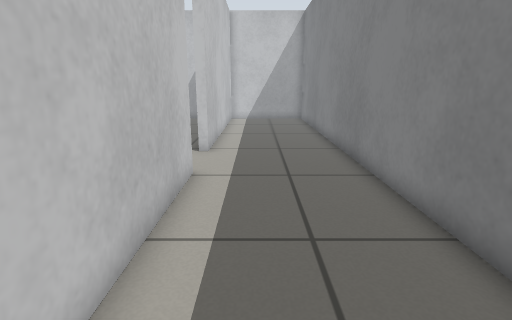
View 1 (above)

12 first-person views from a walk through a world built for the Gazebo simulator. The camera is 0.68 m above the floor, tilts 14° down and sees 80° across. The floor is counted in squares, 0.25 m on a side. Each view is taken from the middle of a square. On the plan, view 1 faces up. The plan holds only what a view shows up to about 20 squares ahead; the rest is blank. The place goes on beyond the plan.

View 2
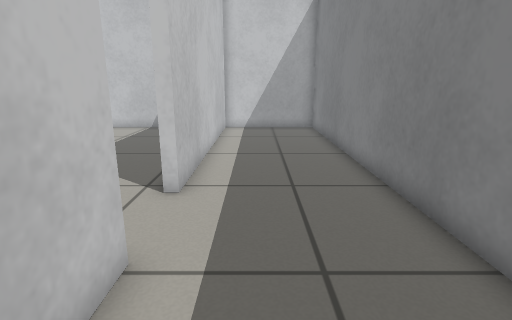

View 3
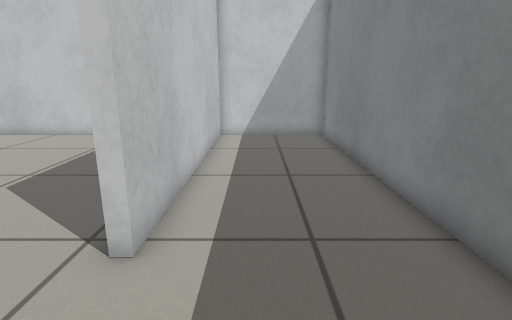

View 4
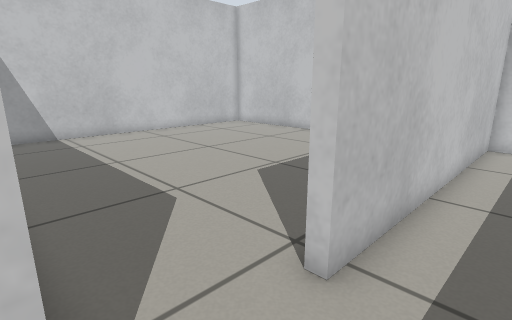

View 5
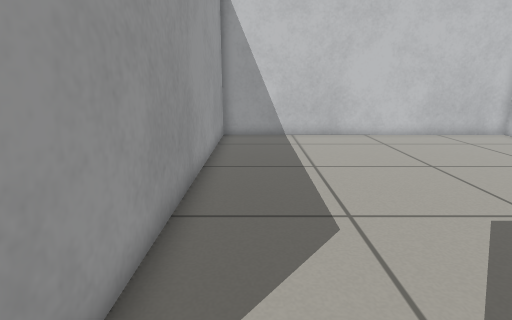

View 6
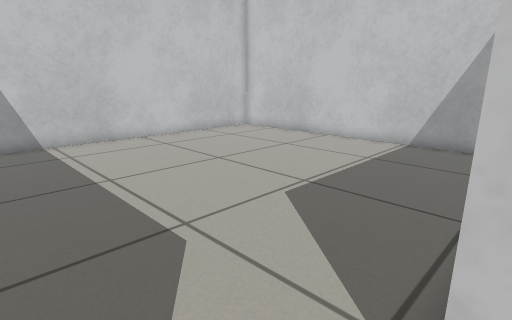

View 7
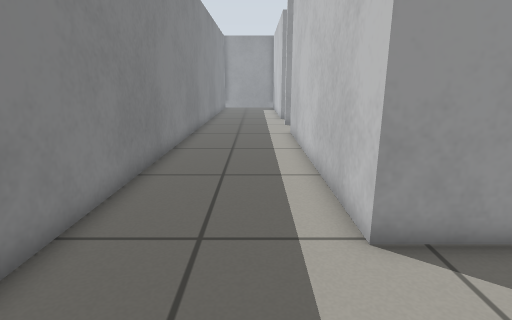

View 8
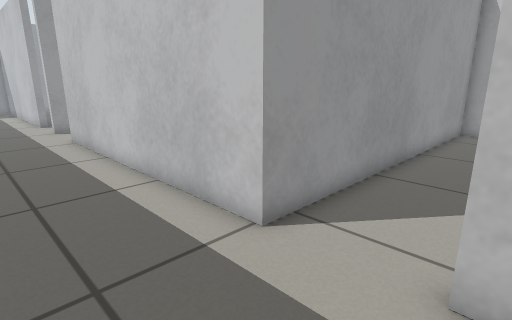

View 9
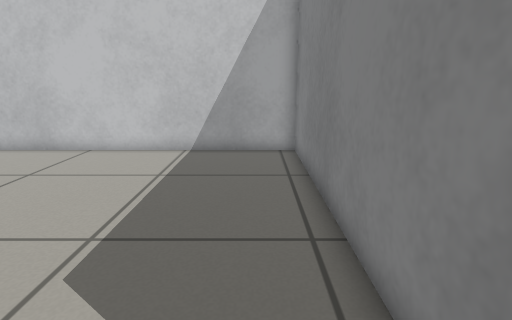

View 10
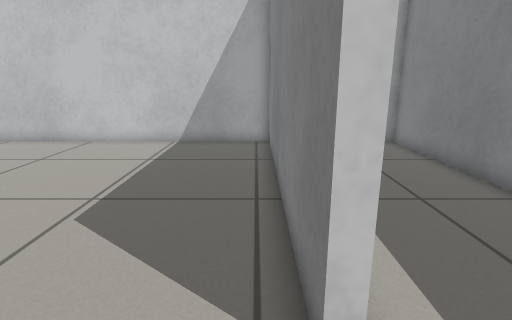

View 11
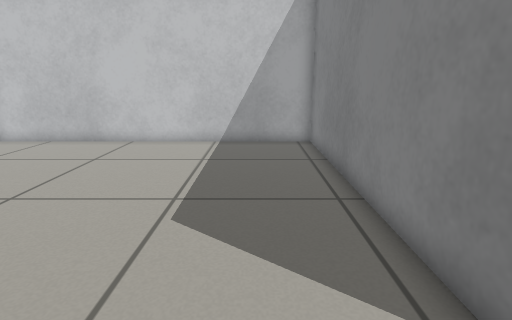

View 12
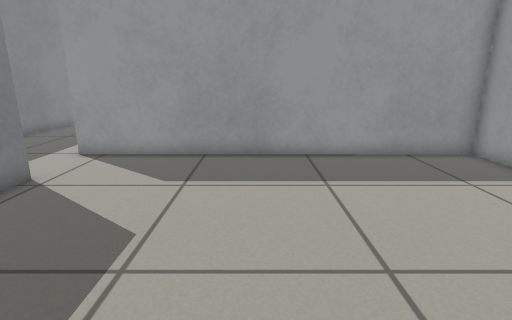

### Floor plan
Points are (right, up) in squares from view 1. A wall is a line through its corners. A room is listed if a view was taken in it or the views show most of it. See-through windows are left out.
Room 1 (views 1, 2, 3, 4, 5, 6, 7, 8)
walls: (-2, 9.2) (-2, -3.5); (3.6, -3.5) (3.6, 24.6) (-2, 24.6) (-2, 12.4) (-2.4, 12.4)
ways out: opening at (-2, 11) to room 2
Room 2 (views 9, 10, 11, 12)
walls: (-2.4, 12.4) (-2.4, 24.6) (-17.6, 24.6) (-17.6, 9.2) (-2, 9.2)
ways out: opening at (-2, 11) to room 1

Positions as (right, up) in squares from view 1, and headings:
1: (0, 0), facing up
2: (0, 5), facing up
3: (0, 8), facing up
4: (0, 9), facing up-left
5: (-1, 11), facing left
6: (-2, 10), facing up-left
7: (0, 14), facing down
8: (2, 13), facing down-left
9: (-4, 12), facing up
10: (-3, 10), facing up
11: (-5, 10), facing up
12: (-9, 21), facing down
